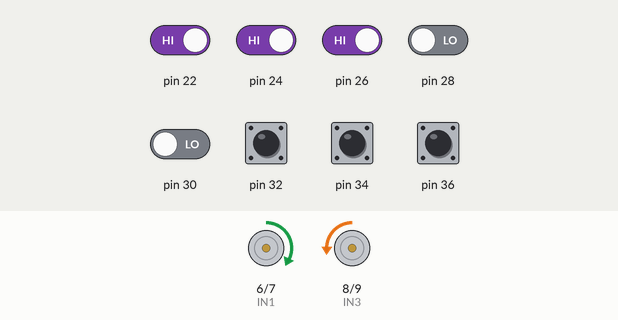
A sketch run on a simulated Arduino Mega 2560, built with avr-gcc and run on an emulated ATmega2560. Parts: motor-driver pin pairs drawn as motors (green arrow = first pin HIGH = forward, orange = second pin HIGH = backward, longer = more drive, scaled by the enable pin). Inputs (shaded band) come from the test bench; at power-on: pin 22, pin 24, pin 26, pin 32, pin 34, pin 36 HIGH, pin 28, pin 30 LOW.

Above: at 3.2 s.
3.3 s: pin 22 driven LOW and pin 24 driven LOW and pin 26 driven LOW and pin 28 driven HIGH and pin 30 driven HIGH
At 3.7 s:
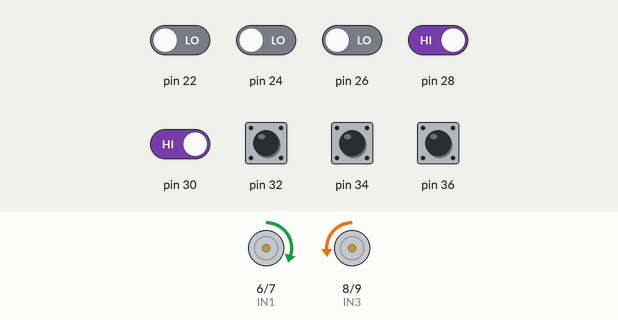
4.8 s: pin 22 driven HIGH
At 6.0 s:
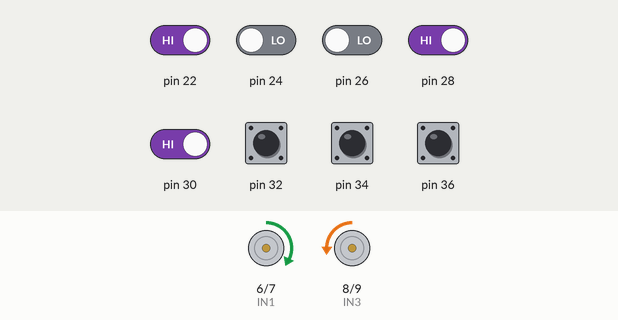
6.3 s: pin 22 driven LOW
At 7.2 s:
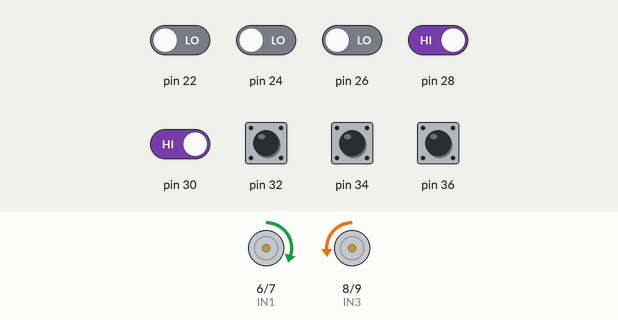
Timing chart, 0 to 9.3 s (numbered marks = the images above; inputs shaded):
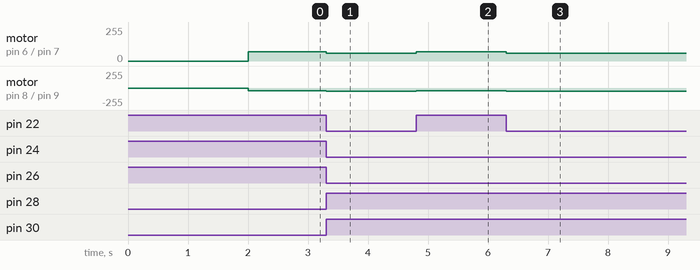

Measured:
- after the input at 3.3 s, motor on pin 6 (IN1) / pin 7 (IN2): forward 70/255 → forward 60/255 at once; motor on pin 8 (IN3) / pin 9 (IN4): backward 40/255 → backward 45/255 at once
- after the input at 4.8 s, motor on pin 6 (IN1) / pin 7 (IN2): forward 60/255 → forward 70/255 at once; motor on pin 8 (IN3) / pin 9 (IN4): backward 45/255 → backward 40/255 at once
- after the input at 6.3 s, motor on pin 6 (IN1) / pin 7 (IN2): forward 70/255 → forward 60/255 at once; motor on pin 8 (IN3) / pin 9 (IN4): backward 40/255 → backward 45/255 at once

The sketch:

git_line_follow.ino
```cpp
int s1;
int s2;
int s3;
int s4;
int s5;
int s6;
int s7;
int s8;

const int ENA = 5 ;
const int IN1 = 6 ;
const int IN2 = 7 ;
const int ENB = 10 ;
const int IN3 = 8 ;
const int IN4 = 9 ;

void setup()
{
  // put your setup code here, to run once:
  pinMode(22,INPUT);
  pinMode(24,INPUT);
  pinMode(26,INPUT);
  pinMode(28,INPUT);
  pinMode(30,INPUT);
  pinMode(32,INPUT);
  pinMode(34,INPUT);
  pinMode(34,INPUT);

  pinMode(IN1,OUTPUT);
  pinMode(IN2,OUTPUT);
  pinMode(IN3,OUTPUT);
  pinMode(IN4,OUTPUT);
  Serial.begin(9600);

  //forward();
  delay(2000);
}

void loop()
{
  s1=digitalRead(22);
  s2=digitalRead(24);
  s3=digitalRead(26);
  s4=digitalRead(28);
  s5=digitalRead(30);
  s6=digitalRead(32);
  s7=digitalRead(34);
  s8=digitalRead(36);

//
//  Serial.print(s1);
//  Serial.print(" ");
//  Serial.print(s2);
//  Serial.print(" ");
//  Serial.print(s3);
//  Serial.print(" ");
//  Serial.print(s4);
//  Serial.print(" ");
//  Serial.print(s5);
//  Serial.print(" ");
//  Serial.print(s6);
//  Serial.print(" ");
//  Serial.print(s7);
//  Serial.print(" ");
//  Serial.print(s8);
//  Serial.println(" ");
//  delay (1000);


  //black=1
  //white=0
  //forward

  if(
      ( (s1==0)&&(s2==0)&&(s3==0)&&(s4==1)&&(s5==1)&&(s6==0)&&(s7==0)&&(s8==0) )||
      ( (s1==0)&&(s2==0)&&(s3==1)&&(s4==1)&&(s5==1)&&(s6==1)&&(s7==0)&&(s8==0) )||
      ( (s1==0)&&(s2==1)&&(s3==1)&&(s4==1)&&(s5==1)&&(s6==1)&&(s7==1)&&(s8==0) )||
      ( (s1==0)&&(s2==0)&&(s3==0)&&(s4==1)&&(s5==0)&&(s6==0)&&(s7==0)&&(s8==0) )||
      ( (s1==0)&&(s2==0)&&(s3==0)&&(s4==0)&&(s5==1)&&(s6==0)&&(s7==0)&&(s8==0) )
    )
  {
    forward();
//    Serial.println(" forward ");
delay(200);
  }

  //right
  else if(
          ( (s1==0)&&(s2==1)&&(s3==1)&&(s4==1)&&(s5==1)&&(s6==1)&&(s7==1)&&(s8==1)  )||
          ( (s1==0)&&(s2==0)&&(s3==1)&&(s4==1)&&(s5==1)&&(s6==1)&&(s7==1)&&(s8==1)  )||
          ( (s1==0)&&(s2==0)&&(s3==0)&&(s4==1)&&(s5==1)&&(s6==1)&&(s7==1)&&(s8==1)  )||
          ( (s1==0)&&(s2==0)&&(s3==0)&&(s4==0)&&(s5==1)&&(s6==1)&&(s7==1)&&(s8==1)  )||
          ( (s1==0)&&(s2==0)&&(s3==0)&&(s4==0)&&(s5==0)&&(s6==1)&&(s7==1)&&(s8==1)  )||
          ( (s1==0)&&(s2==0)&&(s3==0)&&(s4==0)&&(s5==0)&&(s6==0)&&(s7==1)&&(s8==1)  )||
          ( (s1==0)&&(s2==0)&&(s3==0)&&(s4==0)&&(s5==0)&&(s6==0)&&(s7==0)&&(s8==1)  )||
          ( (s1==0)&&(s2==0)&&(s3==0)&&(s4==0)&&(s5==0)&&(s6==1)&&(s7==1)&&(s8==0)  )||
          ( (s1==0)&&(s2==0)&&(s3==0)&&(s4==0)&&(s5==1)&&(s6==1)&&(s7==0)&&(s8==0)  )||
          ( (s1==0)&&(s2==0)&&(s3==0)&&(s4==0)&&(s5==1)&&(s6==1)&&(s7==1)&&(s8==0)  )||
          ( (s1==0)&&(s2==0)&&(s3==0)&&(s4==1)&&(s5==1)&&(s6==1)&&(s7==0)&&(s8==0)  )||
          ( (s1==0)&&(s2==0)&&(s3==0)&&(s4==1)&&(s5==1)&&(s6==1)&&(s7==1)&&(s8==0)  )||
          ( (s1==0)&&(s2==0)&&(s3==1)&&(s4==1)&&(s5==1)&&(s6==1)&&(s7==1)&&(s8==0)  )||
          ( (s1==0)&&(s2==0)&&(s3==0)&&(s4==0)&&(s5==0)&&(s6==0)&&(s7==1)&&(s8==0)  )||
          ( (s1==0)&&(s2==0)&&(s3==0)&&(s4==0)&&(s5==0)&&(s6==1)&&(s7==0)&&(s8==0)  )
        )
  {
   left();
//    Serial.println(" left ");
delay(300);
  }

  else if(
  ((s1==1)&&(s2==1)&&(s3==1)&&(s4==1)&&(s5==1)&&(s6==1)&&(s7==1)&&(s8==0))||
  ((s1==1)&&(s2==1)&&(s3==1)&&(s4==1)&&(s5==1)&&(s6==1)&&(s7==0)&&(s8==0))||
  ((s1==1)&&(s2==1)&&(s3==1)&&(s4==1)&&(s5==1)&&(s6==0)&&(s7==0)&&(s8==0))||
  ((s1==1)&&(s2==1)&&(s3==1)&&(s4==1)&&(s5==0)&&(s6==0)&&(s7==0)&&(s8==0))||
  ((s1==1)&&(s2==1)&&(s3==1)&&(s4==0)&&(s5==0)&&(s6==0)&&(s7==0)&&(s8==0))||
  ((s1==1)&&(s2==1)&&(s3==0)&&(s4==0)&&(s5==0)&&(s6==0)&&(s7==0)&&(s8==0))||
  ((s1==1)&&(s2==0)&&(s3==0)&&(s4==0)&&(s5==0)&&(s6==0)&&(s7==0)&&(s8==0))||
  ((s1==0)&&(s2==1)&&(s3==1)&&(s4==0)&&(s5==0)&&(s6==0)&&(s7==0)&&(s8==0))||
  ((s1==0)&&(s2==0)&&(s3==1)&&(s4==1)&&(s5==0)&&(s6==0)&&(s7==0)&&(s8==0))||
  ((s1==0)&&(s2==1)&&(s3==1)&&(s4==1)&&(s5==0)&&(s6==0)&&(s7==0)&&(s8==0))||
  ((s1==0)&&(s2==0)&&(s3==1)&&(s4==1)&&(s5==1)&&(s6==0)&&(s7==0)&&(s8==0))||
  ((s1==0)&&(s2==1)&&(s3==1)&&(s4==1)&&(s5==1)&&(s6==0)&&(s7==0)&&(s8==0))||
  ((s1==0)&&(s2==1)&&(s3==1)&&(s4==1)&&(s5==1)&&(s6==1)&&(s7==0)&&(s8==0))||
  ((s1==0)&&(s2==0)&&(s3==1)&&(s4==0)&&(s5==0)&&(s6==0)&&(s7==0)&&(s8==0))||
  ((s1==0)&&(s2==1)&&(s3==0)&&(s4==0)&&(s5==0)&&(s6==0)&&(s7==0)&&(s8==0))
  )
  {


       right();
       delay(300);
//    Serial.println(" right ");
  }
  else
  {
      gol_gol();
  }
}

void forward()
{
  digitalWrite(IN1, HIGH);
  digitalWrite(IN2, LOW);
  analogWrite(ENA, 80);
  digitalWrite(IN3, LOW);
  digitalWrite(IN4, HIGH);
  analogWrite(ENB, 80);
}

void right()
{
  digitalWrite(IN1, HIGH);
  digitalWrite(IN2, LOW);
  analogWrite(ENA, 45);
  digitalWrite(IN3, LOW);
  digitalWrite(IN4, HIGH);
  analogWrite(ENB, 60);
}

void left()
{
  digitalWrite(IN1, HIGH);
  digitalWrite(IN2, LOW);
  analogWrite(ENA, 60);
  digitalWrite(IN3, LOW);
  digitalWrite(IN4, HIGH);
  analogWrite(ENB, 45);
}

void motor_stop()
{
  digitalWrite(IN1, LOW);
  digitalWrite(IN2, LOW);
  analogWrite(ENA, 0);
  digitalWrite(IN3, LOW);
  digitalWrite(IN4, LOW);
  analogWrite(ENB, 0);
}

void gol_gol()
{
  digitalWrite(IN1, HIGH);
  digitalWrite(IN2, LOW);
  analogWrite(ENA, 70);
  digitalWrite(IN3, LOW);
  digitalWrite(IN4, HIGH);
  analogWrite(ENB, 40);
}
```
